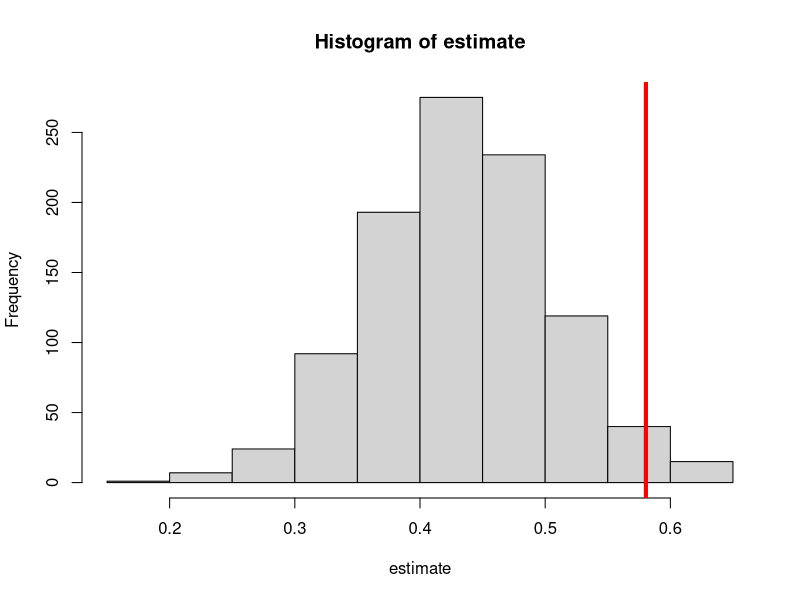

R code for this plot: (Note: a time limit stopped this script after it produced the figure.)
## ---- chunk 1
    mean_y <- function(m, a, w) abs(w) + a * m
    mean_m <- function(a, w) plogis(w^2 - a)
    pscore <- function(w) plogis(1 - abs(w))
## ---- chunk 2
    #| echo: false
    #| results: hide
    w_big <- runif(1e6, -1, 1)
    trueval <- mean((mean_y(1, 1, w_big) - mean_y(1, 0, w_big)) *
      mean_m(0, w_big) + (mean_y(0, 1, w_big) - mean_y(0, 0, w_big)) *
        (1 - mean_m(0, w_big)))
    print(trueval)
## ---- chunk 3
    gcomp <- function(y, m, a, w) {
      lm_y <- lm(y ~ m + a + w)
      pred_y1 <- predict(lm_y, newdata = data.frame(a = 1, m = m, w = w))
      pred_y0 <- predict(lm_y, newdata = data.frame(a = 0, m = m, w = w))
      pseudo <- pred_y1 - pred_y0
      lm_pseudo <- lm(pseudo ~ a + w)
      pred_pseudo <- predict(lm_pseudo, newdata = data.frame(a = 0, w = w))
      estimate <- mean(pred_pseudo)
      return(estimate)
    }
## ---- chunk 4
    estimate <- lapply(seq_len(1000), function(iter) {
      n <- 1000
      w <- runif(n, -1, 1)
      a <- rbinom(n, 1, pscore(w))
      m <- rbinom(n, 1, mean_m(a, w))
      y <- rnorm(n, mean_y(m, a, w))
      est <- gcomp(y, m, a, w)
      return(est)
    })
    estimate <- do.call(c, estimate)

    hist(estimate)
    abline(v = trueval, col = "red", lwd = 4)
## ---- chunk 5
    #| fig-width: 8
    cis <- cbind(
      estimate - qnorm(0.975) * sd(estimate),
      estimate + qnorm(0.975) * sd(estimate)
    )

    ord <- order(rowSums(cis))
    lower <- cis[ord, 1]
    upper <- cis[ord, 2]
    curve(trueval + 0 * x,
      ylim = c(0, 1), xlim = c(0, 1001), lwd = 2, lty = 3, xaxt = "n",
      xlab = "", ylab = "Confidence interval", cex.axis = 1.2, cex.lab = 1.2
    )
    for (i in 1:1000) {
      clr <- rgb(0.5, 0, 0.75, 0.5)
      if (upper[i] < trueval || lower[i] > trueval) clr <- rgb(1, 0, 0, 1)
      points(rep(i, 2), c(lower[i], upper[i]), type = "l", lty = 1, col = clr)
    }
    text(450, 0.10, "n=1000 repetitions = 1000 ", cex = 1.2)
    text(450, 0.01, paste0(
      "Coverage probability = ",
      mean(lower < trueval & trueval < upper), "%"
    ), cex = 1.2)
## ---- chunk 6
mean_y <- function(m, a, w) abs(w) + a * m
mean_m <- function(a, w)plogis(w^2 - a)
pscore <- function(w) plogis(1 - abs(w))

w_big <- runif(1e6, -1, 1)
trueval <- mean((mean_y(1, 1, w_big) - mean_y(1, 0, w_big)) * mean_m(0, w_big)
                + (mean_y(0, 1, w_big) - mean_y(0, 0, w_big)) *
                  (1 - mean_m(0, w_big)))

n <- 1000
w <- runif(n, -1, 1)
a <- rbinom(n, 1, pscore(w))
m <- rbinom(n, 1, mean_m(a, w))
y <- rnorm(n, mean_y(m, a, w))
## ---- chunk 7
    library(mgcv)
    ## fit model for E(Y | A, W)
    b_fit <- gam(y ~ m:a + s(w, by = a))
    ## fit model for P(A = 1 | M, W)
    e_fit <- gam(a ~ m + w + s(w, by = m), family = binomial)
    ## fit model for P(A = 1 | W)
    g_fit <- gam(a ~ w, family = binomial)
## ---- chunk 8
    ## Compute P(A = 1 | W)
    g1_pred <- predict(g_fit, type = 'response')
    ## Compute P(A = 0 | W)
    g0_pred <- 1 - g1_pred
    ## Compute P(A = 1 | M, W)
    e1_pred <- predict(e_fit, type = 'response')
    ## Compute P(A = 0 | M, W)
    e0_pred <- 1 - e1_pred
    ## Compute E(Y | A = 1, M, W)
    b1_pred <- predict(b_fit, newdata = data.frame(a = 1, m, w))
    ## Compute E(Y | A = 0, M, W)
    b0_pred <- predict(b_fit, newdata = data.frame(a = 0, m, w))
    ## Compute E(Y | A, M, W)
    b_pred  <- predict(b_fit)
## ---- chunk 9
    ## Compute Q(M, W)
    pseudo <- b1_pred - b0_pred
    ## Fit model for E[Q(M, W) | A, W]
    q_fit <- gam(pseudo ~ a + w + s(w, by = a))
    ## Compute E[Q(M, W) | A = 0, W]
    q_pred <- predict(q_fit, newdata = data.frame(a = 0, w = w))
## ---- chunk 10
    ip_weights <- a / g0_pred * e0_pred / e1_pred - (1 - a) / g0_pred
## ---- chunk 11
    eif <- ip_weights * (y - b_pred) + (1 - a) / g0_pred * (pseudo - q_pred) +
      q_pred
## ---- chunk 12
    ## One-step estimator
    mean(eif)
## ---- chunk 13
one_step <- function(y, m, a, w) {
  b_fit <- gam(y ~ m:a + s(w, by = a))
  e_fit <- gam(a ~ m + w + s(w, by = m), family = binomial)
  g_fit <- gam(a ~ w, family = binomial)
  g1_pred <- predict(g_fit, type = 'response')
  g0_pred <- 1 - g1_pred
  e1_pred <- predict(e_fit, type = 'response')
  e0_pred <- 1 - e1_pred
  b1_pred <- predict(
    b_fit, newdata = data.frame(a = 1, m, w), type = 'response'
  )
  b0_pred <- predict(
    b_fit, newdata = data.frame(a = 0, m, w), type = 'response'
  )
  b_pred  <- predict(b_fit, type = 'response')
  pseudo <- b1_pred - b0_pred
  q_fit <- gam(pseudo ~ a + w + s(w, by = a))
  q_pred <- predict(q_fit, newdata = data.frame(a = 0, w = w))
  ip_weights <- a / g0_pred * e0_pred / e1_pred - (1 - a) / g0_pred
  eif <- ip_weights * (y - b_pred) + (1 - a) / g0_pred *
    (pseudo - q_pred) + q_pred
  return(mean(eif))
}
## ---- chunk 14
w_big <- runif(1e6, -1, 1)
trueval <- mean((mean_y(1, 1, w_big) - mean_y(1, 0, w_big)) * mean_m(0, w_big)
  + (mean_y(0, 1, w_big) - mean_y(0, 0, w_big)) * (1 - mean_m(0, w_big)))
print(trueval)
## ---- chunk 15
estimate <- lapply(seq_len(1000), function(iter) {
  n <- 1000
  w <- runif(n, -1, 1)
  a <- rbinom(n, 1, pscore(w))
  m <- rbinom(n, 1, mean_m(a, w))
  y <- rnorm(n, mean_y(m, a, w))
  estimate <- one_step(y, m, a, w)
  return(estimate)
})
estimate <- do.call(c, estimate)

hist(estimate)
abline(v = trueval, col = "red", lwd = 4)
## ---- chunk 16
#| fig-width: 8
cis <- cbind(
  estimate - qnorm(0.975) * sd(estimate),
  estimate + qnorm(0.975) * sd(estimate)
)

ord <- order(rowSums(cis))
lower <- cis[ord, 1]
upper <- cis[ord, 2]
curve(trueval + 0 * x,
  ylim = c(0, 1), xlim = c(0, 1001), lwd = 2, lty = 3, xaxt = "n",
  xlab = "", ylab = "Confidence interval", cex.axis = 1.2, cex.lab = 1.2
)
for (i in 1:1000) {
  clr <- rgb(0.5, 0, 0.75, 0.5)
  if (upper[i] < trueval || lower[i] > trueval) clr <- rgb(1, 0, 0, 1)
  points(rep(i, 2), c(lower[i], upper[i]), type = "l", lty = 1, col = clr)
}
text(450, 0.10, "n=1000 repetitions = 1000 ", cex = 1.2)
text(450, 0.01, paste0(
  "Coverage probability = ",
  mean(lower < trueval & trueval < upper), "%"
), cex = 1.2)
